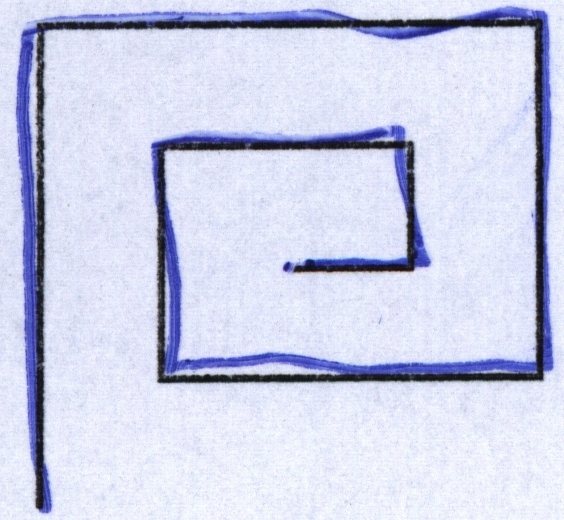
#> input picture Meander_HandPD/MeanderControl/0068-5.jpg, 564 x 520 px; its folder holds only this picture in this run
$ python run_segmentation_demo.py --image ../Meander_HandPD/MeanderControl/0068-5.jpg
#> lines starting #> are read from the running program, lines starting #| are printed output that depends on the picture; after the words box and inside, x2 and y2 are one past the last pixel; in counts of white or black regions, pixels touching at a corner belong together
### src/color_segmentation.py
"""
color_segmentation.py
======================
Algoritmo DETERMINISTICO (color thresholding, nessun ML/DL) per separare,
nelle immagini dei test grafomotori (meandri/spirali) del dataset HandPD,
il tratto NERO di riferimento dal tratto BLU disegnato dal paziente.

Le immagini hanno:
    - sfondo bianco (con leggera tinta/rumore di scansione)
    - tracciato di riferimento NERO
    - tratto del paziente BLU

Il metodo si basa sull'osservazione (verificata empiricamente su un
campione di immagini reali del dataset) che:

    - I pixel BLU hanno il canale B (Blue) nettamente più alto rispetto
      ai canali R e G (differenza tipica > 100), mentre nello sfondo
      bianco questa differenza è piccola (~10-20) anche se lo sfondo ha
      una lieve dominante bluastra dovuta alla scansione.
    - I pixel NERI hanno tutti e tre i canali (B, G, R) bassi e simili
      tra loro (bassa luminosità, bassa "colorazione").
    - Lo sfondo ha invece tutti e tre i canali alti (> 200).

Per questo la separazione viene fatta in due passaggi, in ordine:
    1) Si isola il BLU: differenza tra canale Blue e il massimo tra
       Red/Green superiore a una soglia (blue_diff_thresh).
    2) Si isola il NERO: pixel scuri (max canale < dark_thresh) che
       NON sono già stati classificati come blu.

L'ordine (prima blu, poi nero-esclusivo-blu) evita che i pixel scuri
sul bordo del tratto blu (anti-aliasing/JPEG artifacts) vengano
erroneamente conteggiati come tratto nero.
"""

from __future__ import annotations
import numpy as np
import cv2


def load_image_bgr(image_path: str) -> np.ndarray:
    """
    Carica un'immagine da disco nel formato BGR (convenzione OpenCV).

    Parameters
    ----------
    image_path : str
        Percorso del file immagine (jpg/png/...).

    Returns
    -------
    np.ndarray
        Immagine come array (H, W, 3) in formato BGR, dtype uint8.
    """
    img = cv2.imread(image_path, cv2.IMREAD_COLOR)
#> img is the input picture: shape (520, 564, 3); mean B, G, R 231.9, 208.2, 204.1
    if img is None:
        raise FileNotFoundError(f"Impossibile leggere l'immagine: {image_path}")
    return img


def extract_blue_black_masks(
    image_bgr: np.ndarray,
    blue_diff_thresh: int = 30,
    dark_thresh: int = 100,
    denoise_kernel: int = 0,
) -> tuple[np.ndarray, np.ndarray]:
    """
    Separa il tratto BLU e il tratto NERO in due matrici binarie,
    tramite color thresholding puro.

    Parameters
    ----------
    image_bgr : np.ndarray
        Immagine di input in formato BGR (H, W, 3), come restituita da
        cv2.imread / load_image_bgr.
    blue_diff_thresh : int, default=30
        Soglia sulla differenza (B - max(R,G)) oltre la quale un pixel
        viene considerato "blu". Valore stimato empiricamente: nello
        sfondo questa differenza è tipicamente < 20, nel tratto blu
        è tipicamente > 100. 30 è un compromesso prudente che riduce
        falsi positivi/negativi anche in presenza di rumore JPEG.
    dark_thresh : int, default=100
        Soglia sulla luminosità massima (max(R,G,B)) sotto la quale un
        pixel viene considerato "scuro" (candidato tratto nero). Nel
        dataset i pixel del tracciato nero hanno valori tipici < 20,
        lo sfondo > 200: 100 lascia ampio margine di sicurezza.
    denoise_kernel : int, default=0
        Se > 0, applica un'operazione morfologica di apertura (erosione
        + dilatazione) con kernel quadrato di questa dimensione per
        rimuovere pixel isolati (rumore/sale-e-pepe). Con 0 non viene
        applicato alcun post-processing: le maschere sono il risultato
        "puro" del thresholding, come richiesto.

    Returns
    -------
    blue_mask : np.ndarray
        Matrice binaria (H, W), dtype uint8, valori {0, 1}: 1 dove è
        presente il tratto BLU del paziente.
    black_mask : np.ndarray
        Matrice binaria (H, W), dtype uint8, valori {0, 1}: 1 dove è
        presente il tratto NERO di riferimento.
    """
#> called with blue_diff_thresh = 30, dark_thresh = 100, denoise_kernel = 0
    if image_bgr.ndim != 3 or image_bgr.shape[2] != 3:
        raise ValueError("image_bgr deve essere un array (H, W, 3) in formato BGR")

    # Lavoriamo in interi con segno per evitare overflow/underflow
    # tipici di uint8 nelle sottrazioni tra canali.
    img = image_bgr.astype(np.int16)
    B, G, R = img[:, :, 0], img[:, :, 1], img[:, :, 2]
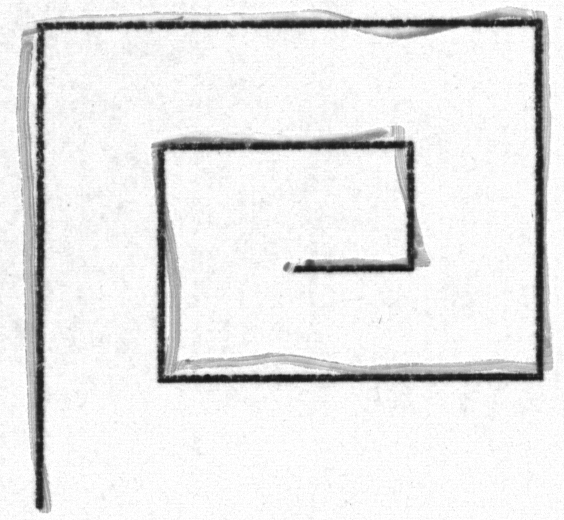
#> B: shape (520, 564) int16; min 16, max 255, mean 231.9
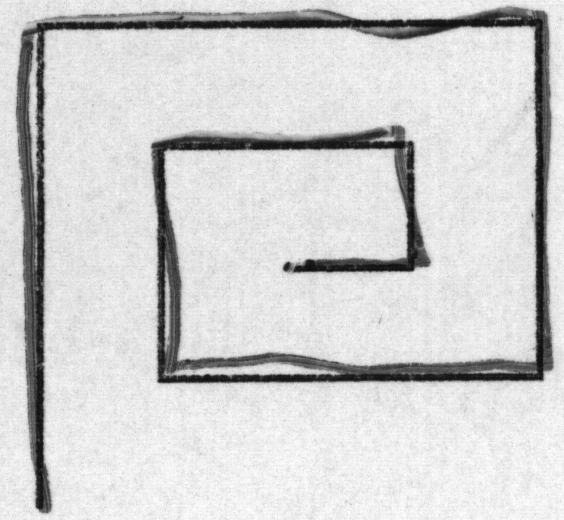
#> G: shape (520, 564) int16; min 12, max 255, mean 208.2

    # --- 1) Maschera BLU -----------------------------------------------
    # Un pixel è "blu" se il canale Blue supera nettamente sia Red
    # che Green. Questo isola il tratto del paziente anche quando lo
    # sfondo ha una leggera dominante bluastra dovuta alla scansione.
    blue_diff = B - np.maximum(R, G)
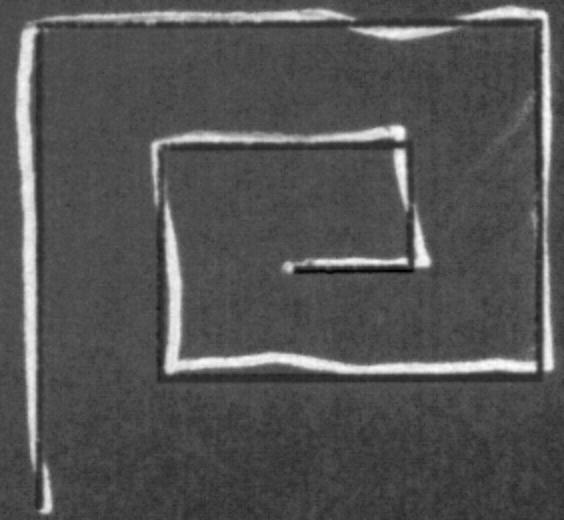
#> blue_diff: shape (520, 564) int16; min -24, max 121, mean 23.6; drawn with min black and max white
    blue_mask = (blue_diff > blue_diff_thresh).astype(np.uint8)
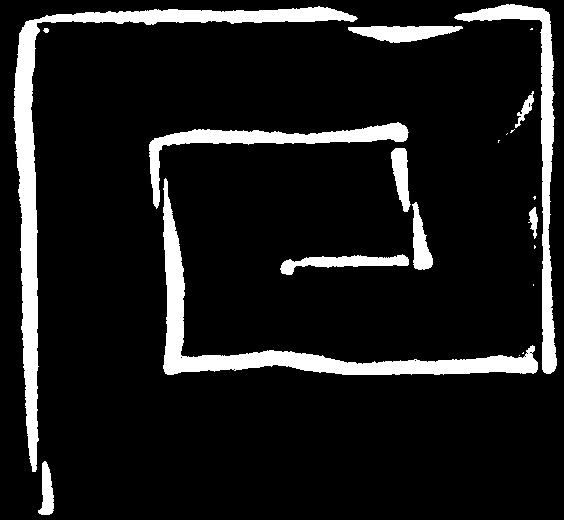
#> blue_mask: shape (520, 564); values 0 (black) and 1 (white), 10.9% white; 21 white regions (9 under 20 px), largest, box (x1, y1, x2, y2) and area: (13, 6, 358, 472) 10379, (163, 178, 538, 375) 8142, (454, 4, 557, 374) 4736

    # --- 2) Maschera NERA ------------------------------------------------
    # Un pixel è "nero" se è scuro (tutti i canali bassi) e non è già
    # stato classificato come blu (evita di catturare i bordi
    # anti-aliasati/compressione del tratto blu, che risultano più
    # scuri dello sfondo ma appartengono comunque al tratto blu).
    max_channel = np.maximum(np.maximum(R, G), B)
    dark_mask = (max_channel < dark_thresh).astype(np.uint8)
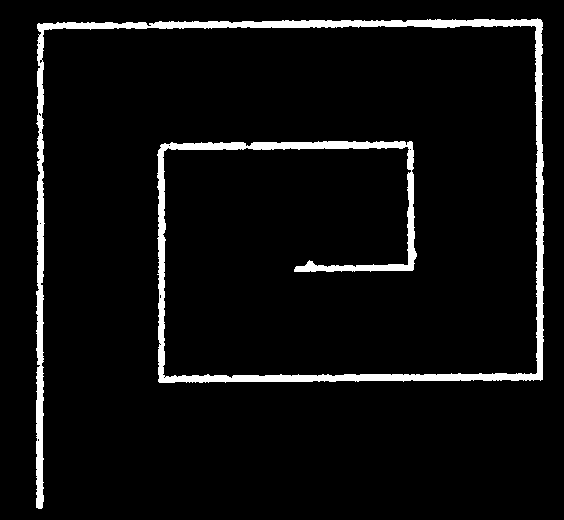
#> dark_mask: shape (520, 564); values 0 (black) and 1 (white), 5.4% white; 1 white region, box (x1, y1, x2, y2) and area: (36, 18, 544, 509) 15926
    black_mask = (dark_mask & (1 - blue_mask)).astype(np.uint8)
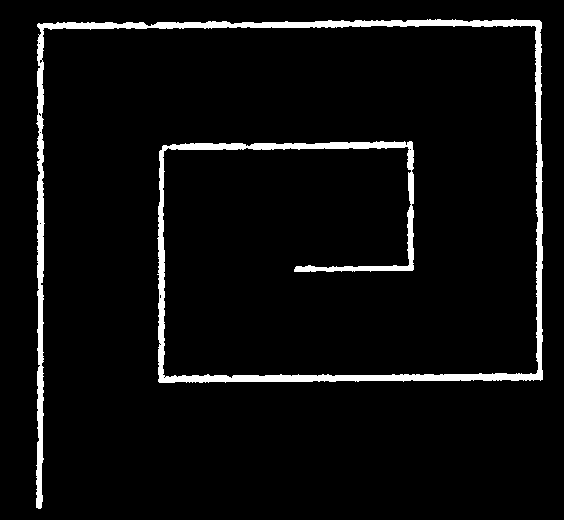
#> black_mask: shape (520, 564); values 0 (black) and 1 (white), 4.9% white; 1 white region, box (x1, y1, x2, y2) and area: (36, 19, 543, 509) 14298

    # --- 3) Post-processing opzionale (pulizia rumore) -------------------
    if denoise_kernel and denoise_kernel > 0:
        kernel = np.ones((denoise_kernel, denoise_kernel), np.uint8)
        blue_mask = cv2.morphologyEx(blue_mask, cv2.MORPH_OPEN, kernel)
        black_mask = cv2.morphologyEx(black_mask, cv2.MORPH_OPEN, kernel)

    return blue_mask, black_mask


# [19 lines left out: function masks_to_visual, not called in this run]


# [16 lines that do not run on import are left out]

### scripts/run_segmentation_demo.py
"""
run_segmentation_demo.py
=========================
Script dimostrativo: applica l'algoritmo di color thresholding
(src/color_segmentation.py) alle immagini del dataset HandPD e salva
UNICAMENTE le due matrici binarie richieste, come file .npy:
    - <nome>_blue_mask.npy   (matrice 2D, 1=tratto blu, 0=altrove)
    - <nome>_black_mask.npy  (matrice 2D, 1=tratto nero, 0=altrove)

Pensato per la seguente struttura di cartelle (cartella principale HANDPD/):

    HANDPD/
    ├── Meander_HandPD.csv
    ├── Spiral_HandPD.csv
    ├── SpiralHandPD/
    │   ├── SpiralPatients/
    │   └── SpiralControl/
    ├── MeanderHandPD/
    │   ├── MeanderPatients/
    │   └── MeanderControl/
    ├── src/
    │   └── color_segmentation.py
    ├── scripts/
    │   └── run_segmentation_demo.py   <- questo file
    └── outputs/
        ├── masks/    <- qui vengono salvati i file .npy (questo script)
        └── plots/    <- qui vengono salvate le figure di plot_masks.py

Esecuzione da terminale (dalla cartella principale HANDPD/):
    python scripts/run_segmentation_demo.py --image "MeanderHandPD/MeanderPatients/0002-5.jpg"

oppure, senza --image, lo script processa automaticamente N immagini
di esempio prese da SpiralHandPD/ e MeanderHandPD/ (utile come smoke test),
oppure l'intero dataset con --n-samples -1.
"""

import argparse
import sys
from pathlib import Path

import numpy as np

# Permette di importare src/color_segmentation.py eseguendo lo script
# sia da terminale sia da VS Code, indipendentemente dalla cwd.
ROOT_DIR = Path(__file__).resolve().parent.parent  # cartella HANDPD/
sys.path.append(str(ROOT_DIR / "src"))

from color_segmentation import load_image_bgr, extract_blue_black_masks  # noqa: E402

# Sottocartelle in cui cercare le immagini, relative alla root HANDPD/.
# Vengono elencate più varianti di nome (con/senza underscore) per
# adattarsi automaticamente a piccole differenze nella struttura locale.
DEFAULT_SEARCH_DIRS = [
    "MeanderHandPD", "Meander_HandPD",
    "SpiralHandPD", "Spiral_HandPD",
]


def process_single_image(image_path: Path, output_dir: Path) -> None:
    """Esegue la segmentazione su una singola immagine e salva i risultati."""
    output_dir.mkdir(parents=True, exist_ok=True)
    stem = image_path.stem

    image = load_image_bgr(str(image_path))
    blue_mask, black_mask = extract_blue_black_masks(image)

    # Salvataggio delle due matrici binarie 2D richieste (uniche output)
    np.save(output_dir / f"{stem}_blue_mask.npy", blue_mask)
    np.save(output_dir / f"{stem}_black_mask.npy", black_mask)

    print(
        f"[OK] {image_path.name}: "
        f"pixel blu={int(blue_mask.sum())}, pixel neri={int(black_mask.sum())} "
        f"-> risultati salvati in {output_dir}"
    )
#| [OK] 0068-5.jpg: pixel blu=31969, pixel neri=14298 -> risultati salvati in outputs/masks


# [9 lines left out: function find_dataset_images, not called in this run]


def main() -> None:
    parser = argparse.ArgumentParser(
        description="Demo segmentazione colore (blu/nero) su immagini HandPD."
    )
    parser.add_argument(
        "--image",
        type=str,
        default=None,
        help="Percorso di una singola immagine da processare.",
    )
    parser.add_argument(
        "--data-dir",
        type=str,
        default=str(ROOT_DIR),
        help="Cartella radice del dataset (default: cartella HANDPD/, un livello sopra scripts/).",
    )
    parser.add_argument(
        "--output-dir",
        type=str,
        default=str(ROOT_DIR / "outputs" / "masks"),
        help="Cartella dove salvare i risultati (default: outputs/masks/).",
    )
    parser.add_argument(
        "--n-samples",
        type=int,
        default=3,
        help="Numero di immagini di esempio da processare se --image non è specificato. "
             "Usa -1 per processare l'intero dataset.",
    )
    args = parser.parse_args()

    output_dir = Path(args.output_dir)

    if args.image:
        process_single_image(Path(args.image), output_dir)
        return

    data_dir = Path(args.data_dir)
    images = find_dataset_images(data_dir)
    if not images:
        print(
            f"Nessuna immagine trovata in {data_dir}/MeanderHandPD o {data_dir}/SpiralHandPD. "
            f"Verifica la struttura delle cartelle oppure usa --image / --data-dir."
        )
        return

    selected = images if args.n_samples == -1 else images[: args.n_samples]
    print(f"Trovate {len(images)} immagini totali, ne processo {len(selected)}.")
    for image_path in selected:
        process_single_image(image_path, output_dir)


if __name__ == "__main__":
    main()

$ run again, on Meander_HandPD/MeanderPatients/0031-1.jpg
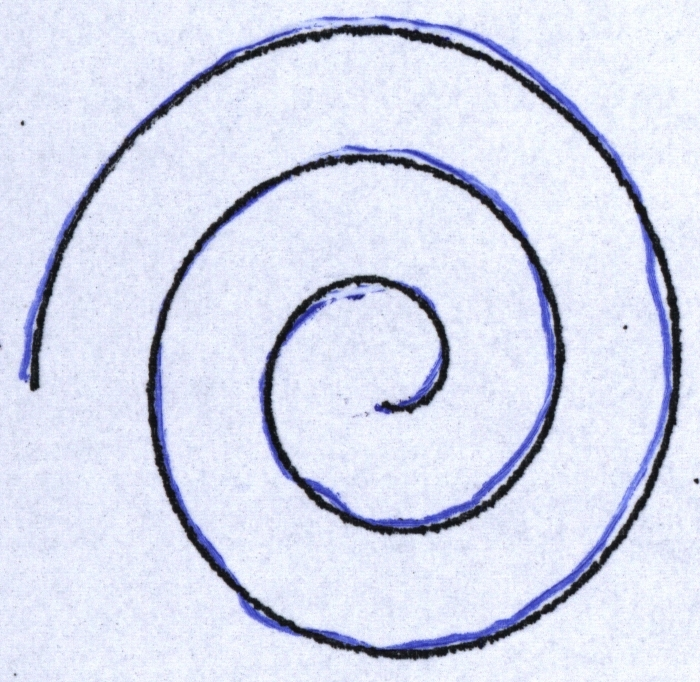
#> input picture Meander_HandPD/MeanderPatients/0031-1.jpg, 700 x 682 px
#> in load_image_bgr, img is the input picture: shape (682, 700, 3); mean B, G, R 235.8, 217.5, 212.8
#> in extract_blue_black_masks, `blue_mask = (blue_diff > blue_diff_thresh).astype(np.uint8)`:
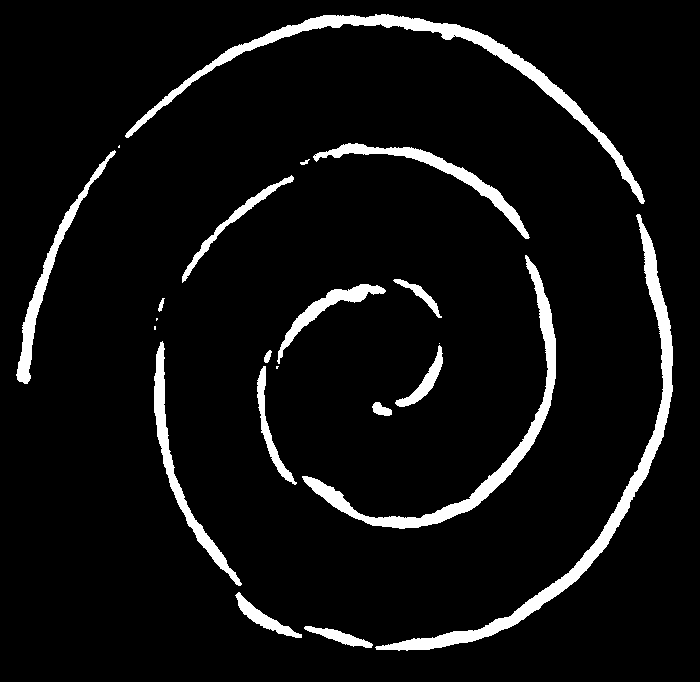
#> blue_mask: shape (682, 700); values 0 (black) and 1 (white), 6.4% white; 22 white regions (5 under 20 px), largest, box (x1, y1, x2, y2) and area: (375, 214, 673, 651) 6630, (125, 14, 645, 204) 6079, (302, 255, 556, 529) 4900
#> dark_mask: shape (682, 700); values 0 (black) and 1 (white), 5.1% white; 5 white regions (4 under 20 px), largest, box (x1, y1, x2, y2) and area: (30, 25, 681, 660) 24238
#> in extract_blue_black_masks, `black_mask = (dark_mask & (1 - blue_mask)).astype(np.uint8)`:
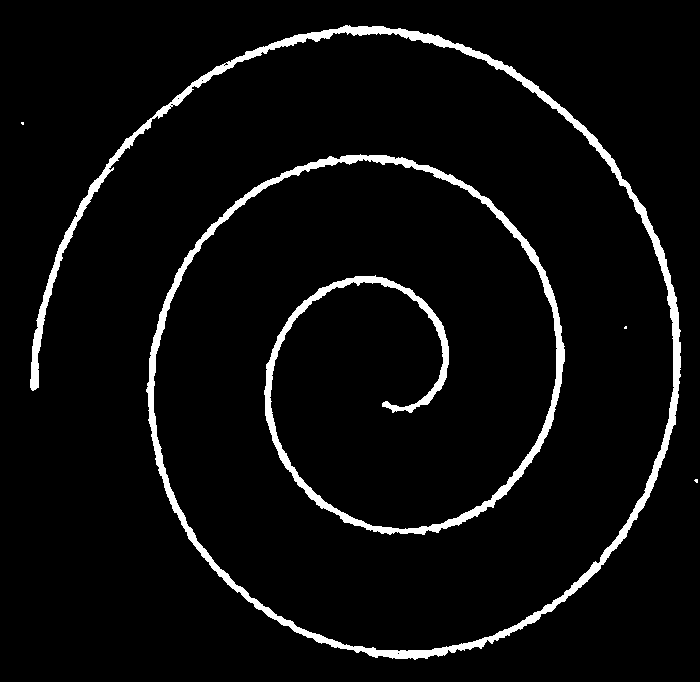
#> black_mask: shape (682, 700); values 0 (black) and 1 (white), 4.8% white; 4 white regions (3 under 20 px), largest, box (x1, y1, x2, y2) and area: (30, 25, 681, 660) 23062
#| [OK] 0031-1.jpg: pixel blu=30660, pixel neri=23090 -> risultati salvati in outputs/masks

$ run again, on Meander_HandPD/MeanderPatients/0031-2.jpg
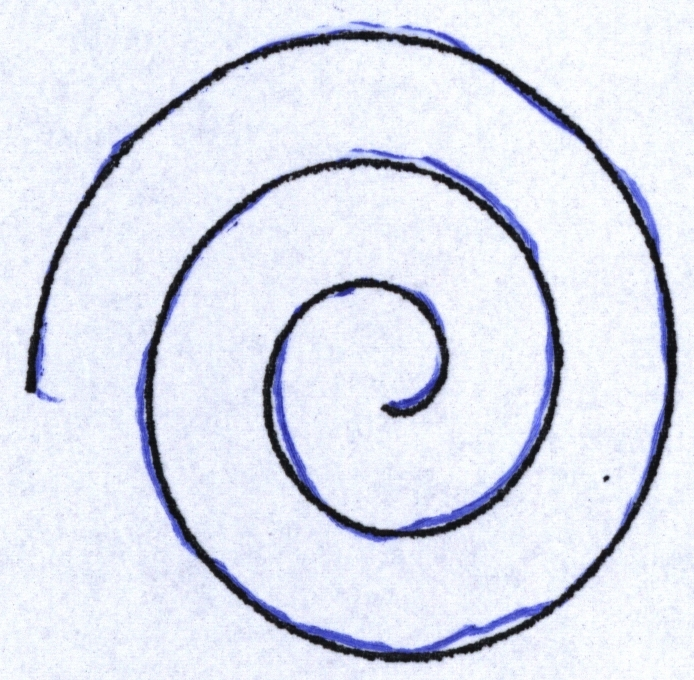
#> input picture Meander_HandPD/MeanderPatients/0031-2.jpg, 694 x 680 px
#> in load_image_bgr, img is the input picture: shape (680, 694, 3); mean B, G, R 236.8, 224.3, 220.2
#> in extract_blue_black_masks, `blue_mask = (blue_diff > blue_diff_thresh).astype(np.uint8)`:
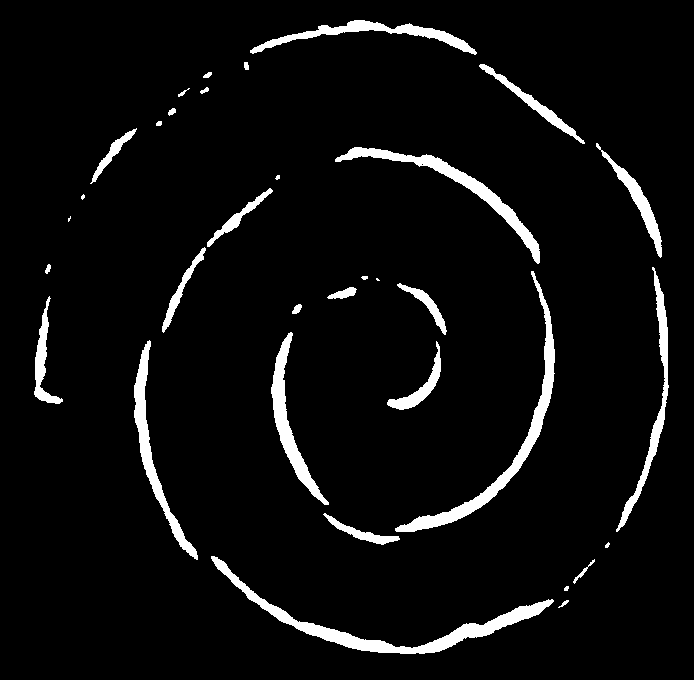
#> blue_mask: shape (680, 694); values 0 (black) and 1 (white), 5.2% white; 34 white regions (5 under 20 px), largest, box (x1, y1, x2, y2) and area: (211, 556, 554, 654) 3874, (395, 271, 555, 532) 3233, (335, 147, 540, 264) 2504
#> dark_mask: shape (680, 694); values 0 (black) and 1 (white), 5.3% white; 2 white regions (1 under 20 px), largest, box (x1, y1, x2, y2) and area: (25, 31, 677, 662) 24849
#> in extract_blue_black_masks, `black_mask = (dark_mask & (1 - blue_mask)).astype(np.uint8)`:
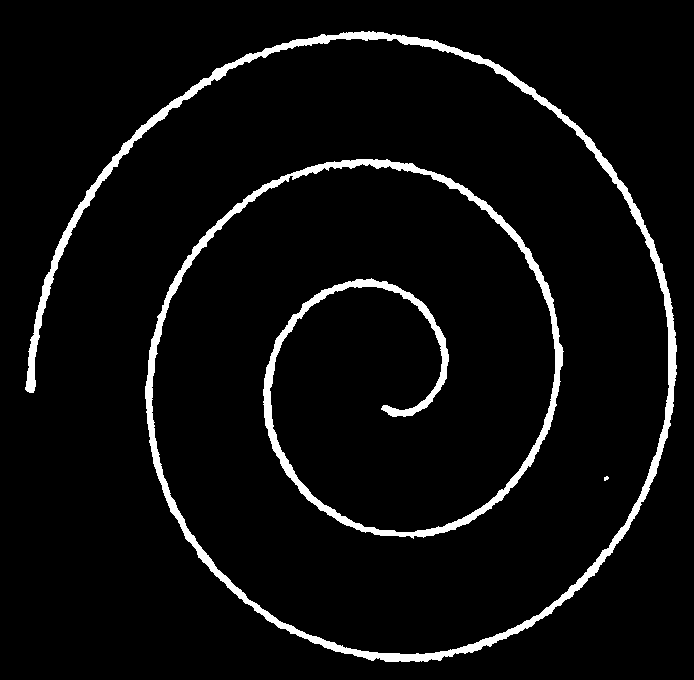
#> black_mask: shape (680, 694); values 0 (black) and 1 (white), 5% white; 2 white regions (1 under 20 px), largest, box (x1, y1, x2, y2) and area: (25, 31, 677, 662) 23531
#| [OK] 0031-2.jpg: pixel blu=24666, pixel neri=23549 -> risultati salvati in outputs/masks
